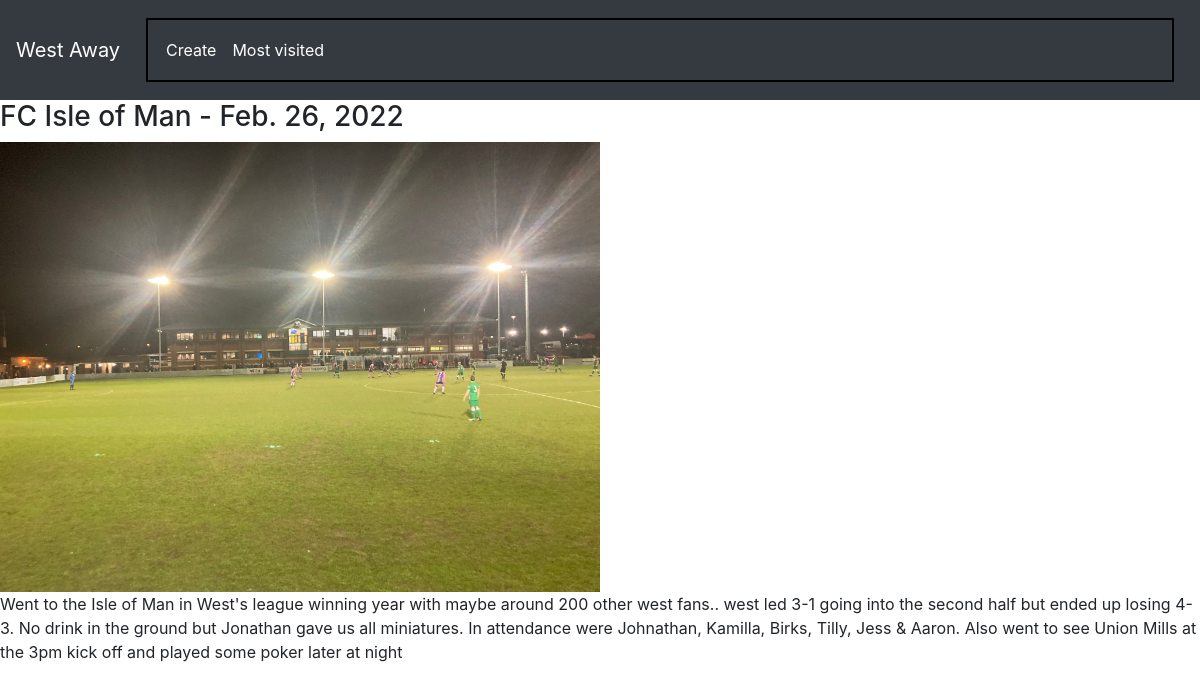
/westaway/entry/4, run on the app's committed database.
### westaway/models.py (models this page shows, shortened)
class Entry(models.Model):
    opponent = models.ForeignKey(Opponent, on_delete=models.SET_NULL, null=True)
    date = models.DateField()
    location = models.CharField(max_length=64)
    text_entry = models.CharField(max_length=400)
    image = models.OneToOneField(Image, null=True, blank=True, on_delete=models.SET_NULL)
    competition = models.ForeignKey(Competition, on_delete=models.SET_NULL, null=True)

class Opponent(models.Model):
    name = models.CharField(max_length=64)
    code = models.CharField(max_length=8, default="", blank=True)

class Image(models.Model):
    title=models.CharField(max_length=64)
    photo=models.ImageField(upload_to="pics")
    def image_tag(self): # new
        return mark_safe(
            f'<img src="{self.photo.url}" style="max-width: 50%; height: auto;" />'
        )

### westaway/views.py (the view)
# urls.py: path("entry/<int:id>", views.entry, name="entry"),
def entry(request, id):
    entry = Entry.objects.get(id=id)
    return render(request, "westaway/entry.html", {
        "entry": entry
    })

### westaway/templates/westaway/entry.html
{% extends 'westaway/layout.html' %}
{% load static %}
{% block body %}
<h3>{{entry.opponent.name}} - {{entry.date}}</h3>
{{entry.image.image_tag}}
<br>
<p>{{entry.text_entry}}</p>
{% endblock %}

### data on the page
Entry: opponent.name "FC Isle of Man", date "Feb. 26, 2022", image.image_tag (picture), text_entry "Went to the Isle of Man in West's league winning year with maybe around 200 other west fans.. west led 3-1 going into the second half but ended up losing 4-3. No drink in the ground but Jonathan gave us all miniatures. In attendance were Johnathan, Kamilla, Birks, Tilly, Jess & Aaron. Also went to see Union Mills at the 3pm kick off and played some poker later at night"
